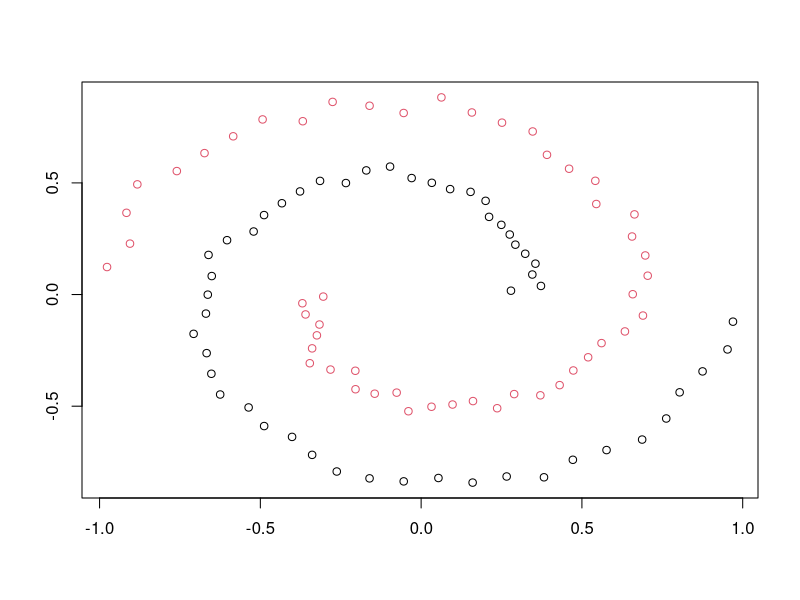

Reproduce this figure in R.
## ---- chunk 1
knitr::opts_chunk$set(echo = TRUE)
## ---- chunk 2
set.seed(111)
library(mlbench)
n <- 100
simu <- mlbench.spirals(100, 1, 0.025)  
plot(simu)
